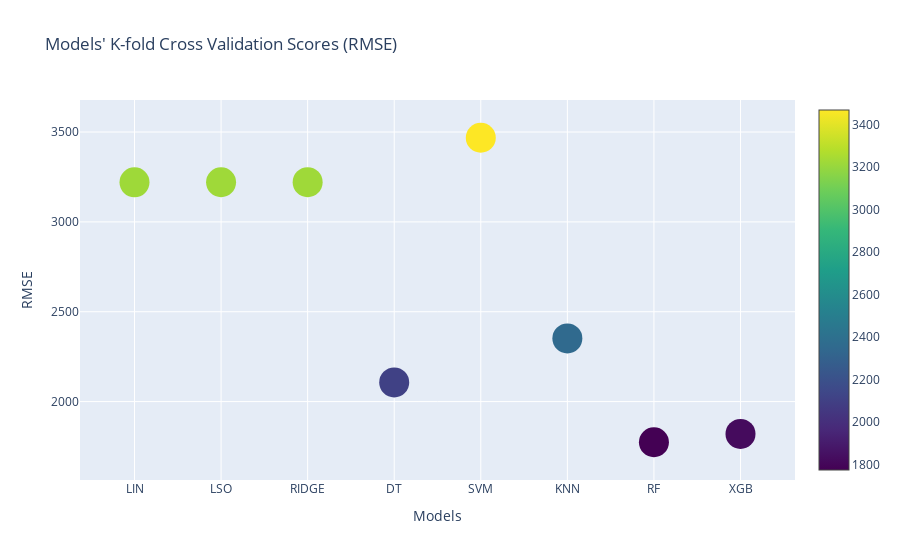

Write notebook code for a chart like this one.
### Code cell
'''Function to compute cross validation scores.'''
def cross_validate(model,X_train,y_train):
    from sklearn.model_selection import cross_val_score
    neg_x_val_score = cross_val_score(model, X_train, y_train, cv = 10, n_jobs = -1, scoring = 'neg_mean_squared_error')
    x_val_score = np.round(np.sqrt(-1*neg_x_val_score), 5)
    return x_val_score.mean()

'''Calculate cross validation score of differnt models and plot them.'''
models = [linear,lasso, ridge, dt, svm, knn, rf,xgb]
cross_val_scores = []
for model in models:
    cross_val_scores.append(cross_validate(model,X_train_normalized, y_train))

'''Plot data frame of cross validation scores.'''
x_val_score = pd.DataFrame(data = cross_val_scores, columns = ['Cross Validation Scores (RMSE)'])
x_val_score.index = ['LIN','LSO', 'RIDGE', 'DT', 'SVM', 'KNN', 'RF', 'XGB']
x_val_score = x_val_score.round(5)
x = x_val_score.index
y = x_val_score['Cross Validation Scores (RMSE)']
title = "Models' K-fold Cross Validation Scores (RMSE)"
scatter_plot(x, y, title, 'Models','RMSE', 30, 'Viridis')

### Figure 1 — Plotly figure (JSON) as saved in the notebook; plotly's stock layout.template omitted (floating-point values rounded to 4 significant figures)
{"data": [{"marker": {"color": [3220.0, 3221.0, 3221.0, 2106.0, 3468.0, 2351.0, 1774.0, 1820.0], "colorscale": [[0.0, "#440154"], [0.1111, "#482878"], [0.2222, "#3e4989"], [0.3333, "#31688e"], [0.4444, "#26828e"], [0.5556, "#1f9e89"], [0.6667, "#35b779"], [0.7778, "#6ece58"], [0.8889, "#b5de2b"], [1.0, "#fde725"]], "showscale": true, "size": 30}, "mode": "markers", "type": "scatter", "x": ["LIN", "LSO", "RIDGE", "DT", "SVM", "KNN", "RF", "XGB"], "y": [3220.0, 3221.0, 3221.0, 2106.0, 3468.0, 2351.0, 1774.0, 1820.0]}], "layout": {"hovermode": "closest", "title": {"text": "Models' K-fold Cross Validation Scores (RMSE)"}, "xaxis": {"title": {"text": "Models"}}, "yaxis": {"title": {"text": "RMSE"}}}}
